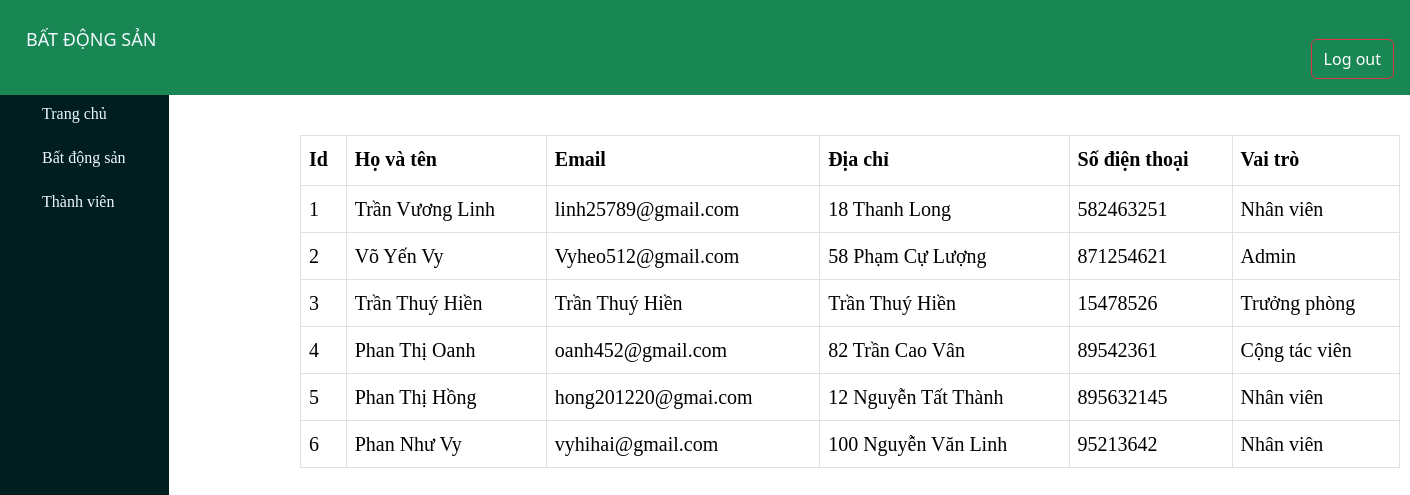
Screenshot of /employee_staff.php with the database file from the repository.
### tables this page shows
CREATE TABLE `tbl_thanhvien` (
  `id_thanhvien` int(11) NOT NULL,
  `hoten` varchar(100) NOT NULL,
  `email` varchar(100) NOT NULL,
  `vaitro` varchar(50) NOT NULL,
  `tinhtrang` int(11) NOT NULL,
  `stt` int(255) NOT NULL
);

### employee_staff.php (the view, shortened to what this page needs)
<!DOCTYPE html>
<html lang="en">
<head>
    <link rel="stylesheet" type="text/css" href="css/styleadmincp.css">
    <link rel="stylesheet" type="text/css" href="css/min1.css">
    <link href="https://cdn.jsdelivr.net/npm/bootstrap@5.3.1/dist/css/bootstrap.min.css" rel="stylesheet">
</head>
<body>
<div class="wrapper1">
        <div class="text-bg-success p-3">
            <p class="header "> BẤT ĐỘNG SẢN </p>
            <div class="d-flex justify-content-end">
            <button class="btn btn-outline-danger d-flex align-items-center justify-content-center" style="margin-top: -40px;">
            <a href="javascript:void(0);" id="logout-link" style="color: white; text-decoration: none;">Log out</a>
            </button>
        </div>
        </div>
        <div id="main">
            <div class="vung2">
                    <div class="menu">
                        <ul class="list_menu">
                        <li><a href="/employee.php"> Trang chủ</a></li>
                        <li><a href="/employee_data.php">Bất động sản</a></li>
                        <li><a href="/employee_staff.php">Thành viên</a></li>
                    </div>
            </div>
            <div class="trungtam">
            <?php
    $sql_lietke_danhmucsp = "SELECT * FROM tbl_thanhvien ORDER BY hoten DESC";
    $mysqli = new mysqli("localhost","root","","web_mysqli");
    $query_lietke_danhmucsp = mysqli_query($mysqli,$sql_lietke_danhmucsp);
?>
<table class="table table-bordered" style=" width:1100px; margin-left:250px; margin-top:40px;">
  <tr class="lietke_nhanvien">
    <th>Id</th>
    <th>Họ và tên</th>
    <th>Email</th>
    <th>Địa chỉ</th>
    <th>Số điện thoại</th>
    <th>Vai trò</th>
  </tr>
  <?php
  $i=0;
  while($row = mysqli_fetch_array($query_lietke_danhmucsp)){
    $i++;
?>
    <tr>
    <td><?php echo $i ?></td>
    <td><?php echo $row['hoten'] ?></td>
    <td><?php echo $row['email'] ?></td>
    <td><?php echo $row['vaitro'] ?></td>
    <td><?php echo $row['stt'] ?></td>
    <td><?php
    if( $row['tinhtrang']==1){
        echo 'Admin';
    }elseif ( $row['tinhtrang']==0) {
      echo 'Trưởng phòng';
    }elseif ( $row['tinhtrang']==2) {
      echo 'Nhân viên';
    }elseif ( $row['tinhtrang']==3) {
      echo 'Cộng tác viên';
    }
     ?></td>
  </tr>
  <?php
  }
  ?>
</table>
            </div>
        </div>
</div>
</body>
</html>

### css/min1.css (style rules this page uses)
.header { padding: 10px; color: aliceblue; font-size:18px; }
.wrapper1 { max-width: 1920px; margin: 0 auto; }
#main { height: 868px; width: 10%; margin-top:0px; margin-left:0px ; font-family:Calibri; text-indent: 30px }
.menu { height: 50px; width: 100%; }
.vung2 { height: 100%; width: 120%; background: #011e1f; color: aliceblue; margin-top: -7px; }
ul.list_menu { padding: 0; margin: 1px; width: 100%; border: 0px solid ; list-style: none; margin: 0 auto; line-height: 27px; background: #011e1f }
ul.list_menu li a { text-align: left; color: aliceblue; text-decoration: none; }
ul.list_menu li { float: center; margin: 7px; padding: 5px; font-size: 16px; }
.trungtam { margin-top: -868px; margin-left: 50px; font-family: Calibri; font-size: 20px; text-indent: 40px; }
.lietke_nhanvien { height: 50px; transform: scale(1); width: 1350px; background-color: #cfd3af; margin-top: 50px; margin-left: 180px; }

### employee_staff.php (style rules this page uses)
body { margin: 0; padding: 0; background-image: url('image/hinh2.jpg'); }

### rows the page displays
tbl_thanhvien: hoten "Trần Vương Linh", email "linh25789@gmail.com", vaitro "18 Thanh Long", stt "582463251", tinhtrang "Nhân viên"
tbl_thanhvien: hoten "Võ Yến Vy", email "Vyheo512@gmail.com", vaitro "58 Phạm Cự Lượng", stt "871254621", tinhtrang "Admin"
tbl_thanhvien: hoten "Trần Thuý Hiền", email "Trần Thuý Hiền", vaitro "Trần Thuý Hiền", stt "15478526", tinhtrang "Trưởng phòng"
tbl_thanhvien: hoten "Phan Thị Oanh", email "oanh452@gmail.com", vaitro "82 Trần Cao Vân", stt "89542361", tinhtrang "Cộng tác viên"
tbl_thanhvien: hoten "Phan Thị Hồng", email "hong201220@gmai.com", vaitro "12 Nguyễn Tất Thành", stt "895632145", tinhtrang "Nhân viên"
tbl_thanhvien: hoten "Phan Như Vy", email "vyhihai@gmail.com", vaitro "100 Nguyễn Văn Linh", stt "95213642", tinhtrang "Nhân viên"
